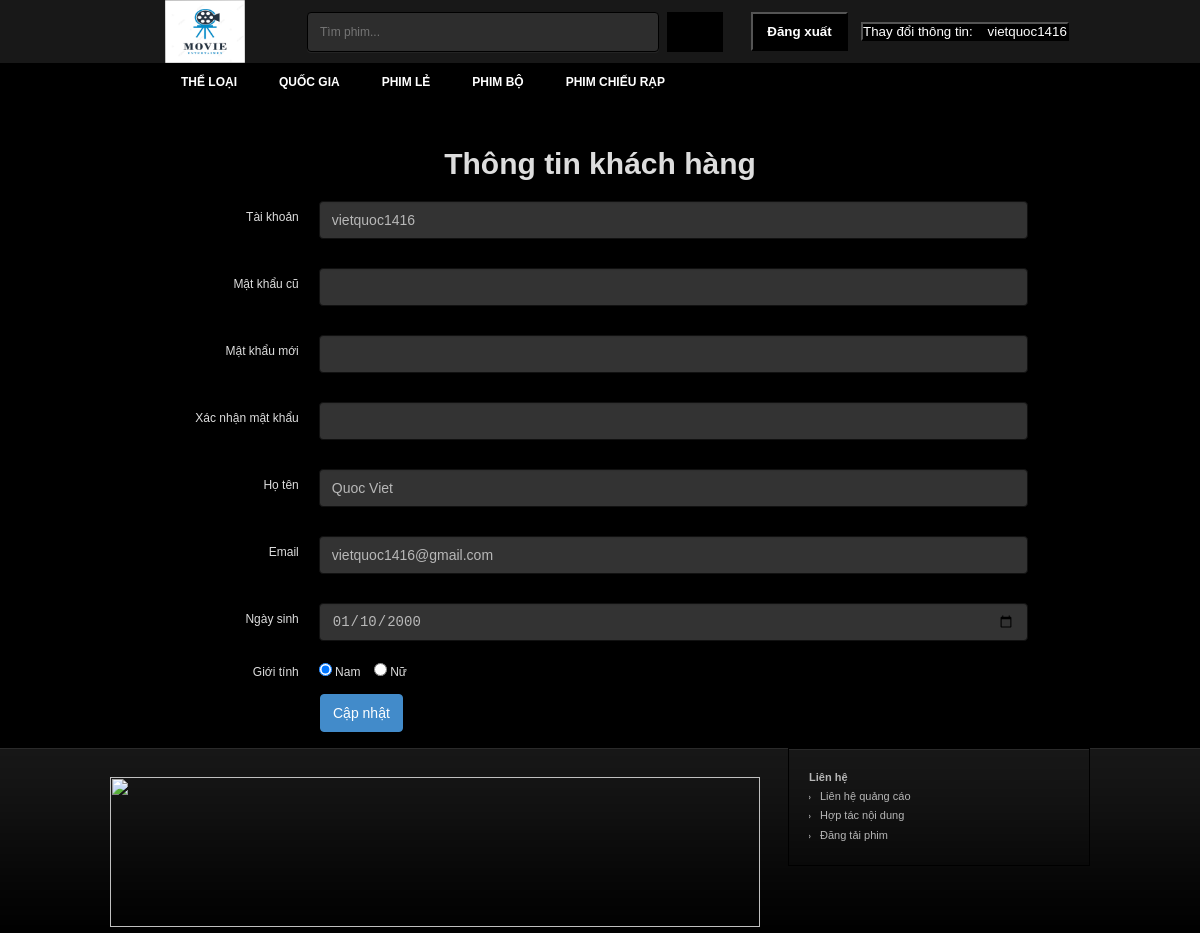
Screenshot of /info_account.php (signed in) with the database file from the repository.
### tables this page shows
CREATE TABLE IF NOT EXISTS `user` (
  `ID` int(5) NOT NULL AUTO_INCREMENT,
  `username` varchar(30) NOT NULL,
  `fullname` varchar(50) NOT NULL,
  `password` varchar(100) NOT NULL,
  `email` varchar(50) NOT NULL,
  `birthday` date NOT NULL,
  `sex` varchar(10) NOT NULL,
  `usertype` int(2) NOT NULL,
  PRIMARY KEY (`ID`),
  KEY `user_ibfk_1` (`usertype`)
);

### info_account.php (the view, shortened to what this page needs)
<?php
  require_once("libs/db.php");
  $username = $_SESSION['username'];
  $query="SELECT * FROM user WHERE username= '$username'";
  $result=mysqli_query($link,$query);
  $info = mysqli_fetch_array($result);
  $received_name  = $info['username'];
  $received_birthday=$info['birthday'];
  $received_sex = $info['sex'];
  $received_fullname = $info['fullname'];
  $received_email = $info['email'];
?>
<!DOCTYPE html>
<html lang="vi" itemscope="itemscope" itemtype="http://schema.org/WebPage">
<head>
    <link href="css/owl.carousel.css" type="text/css" rel="stylesheet">
    <link href="css/style-info_account.css" type="text/css" rel="stylesheet">
    <link href="css/style.min.css" type="text/css" rel="stylesheet">
</head>
<body style="position: relative;">
    <div id="wrapper">
        <?php
        include('header.php');
      ?>
        <div id="body-wrap" class="container">
        </div>
        <h3 style="margin-bottom: 20px; font-size:30px;text-align:center; ">Thông tin khách hàng</h3>
        <div class="form-update">
            <form method="post" id="form-update" name="form-update" class="form-horizontal" action="" role="form">
                <div class="form-group">
                    <label class="col-lg-3 control-label">Tài khoản</label>
                    <div class="col-lg-7">
                        <input type="text" class="form-control" name="username" id="update-username"
                            value="<?php echo htmlentities($received_name); ?>">
                    </div>
                </div>
                <div class="form-group">
                    <label class="col-lg-3 control-label">Mật khẩu cũ</label>
                    <div class="col-lg-7">
                        <input type="password" class="form-control" name="password" id="password" value="">
                    </div>
                </div>
                <div class="form-group">
                    <label class="col-lg-3 control-label">Mật khẩu mới</label>
                    <div class="col-lg-7">
                        <input type="password" class="form-control" name="password1" id="password1" value="">
                    </div>
                </div>
                <div class="form-group">
                    <label class="col-lg-3 control-label">Xác nhận mật khẩu</label>
                    <div class="col-lg-7">
                        <input type="password" class="form-control" name="password2" id="password2" value="">
                    </div>
                </div>
                <div class="form-group">
                    <label class="col-lg-3 control-label">Họ tên</label>
                    <div class="col-lg-7">
                        <input type="text" class="form-control" name="fullname" id="update-fullname"
                            value="<?php echo htmlentities($received_fullname); ?>">
                    </div>
                </div>
                <div class="form-group">
                    <label class="col-lg-3 control-label">Email</label>
                    <div class="col-lg-7"><input type="email" class="form-control" name="email" id="update-email"
                            value="<?php echo htmlentities($received_email); ?>">
                    </div>
                </div>
                <div class="form-group">
                    <label class="col-lg-3 control-label">Ngày sinh</label>
                    <div class="col-lg-7">
                        <input type="date" class="form-control" name="birthday" id="birthday"
                            value="<?php echo htmlentities($received_birthday); ?>">
                    </div>
                </div>
                <div class="form-group">
                    <label class="col-lg-3 control-label">Giới tính</label>
                    <div class="col-lg-7">
                        <label class="checkbox-inline">
                            <input type="radio" name="gender" id="update-gender-male" value="male"
                                <?php echo ($received_sex=='male')?'checked':'' ?>> Nam</label>
                        <label class="checkbox-inline">
                            <input type="radio" name="gender" id="update-gender-female" value="female"
                                <?php echo ($received_sex=='female')?'checked':'' ?>> Nữ
                        </label>
                    </div>
                </div>
                <div class="col-offset-3 col-lg-10">
                    <button type="submit" class="btn btn-primary" id="button_update" name="button_update">Cập
                        nhật</button>
                </div>
            </form>
        </div>
        <?php
      include('footer.php');
      ?>
</body>
</html>

### header.php (shortened to what this page needs)
<div id="header">
    <div class="container">
        <h1 id="logo"><a href="?mod=home" title="Xem Phim"></a></h1>
        <div id="search">
            <form method="post" action="?mod=search">
                <input type="text" autocomplete="off" name="kw" placeholder="Tìm phim..." class="keyword">
                <button type="submit" class="submit"></button>
            </form>
        </div>
        <div id="sign">
            <?php if(empty($_SESSION["username"])){?>
            <div class="login"><a rel="nofollow" id="log">Đăng nhập</a>
                <div class="login-form" id="login-form" style="display: none;">
                    <form method="post" action="login.php">
                        <div>
                            <input type="text" placeholder="Tên đăng nhập" class="input username" name="username">
                        </div>
                        <div>
                            <input type="password" placeholder="Mật khẩu" class="input password" name="password">
                        </div>
                        <div>
                            <label class="remember">
                                <input type="checkbox" checked="checked" class="checkbox" name="remember"> Remember
                            </label>
                            <button type="submit" class="submit" name="btn_login">Đăng nhập</button>
                        </div>
                    </form>
                </div>
            </div>
            <div class="links"><a rel="nofollow" href="register.php">Đăng ký thành viên</a></div>
            <?php } else {?>
            <form method="post" action="">
                <button id="logout" name="log_out">Đăng xuất</button>
                <button style="background-color: black;">
                    <a rel="nofollow" href="info_account.php">Thay đổi thông tin:
                        <span type="text" style="margin-top:10px"> &nbsp&nbsp <?php echo $_SESSION["username"]?>
                    </a>
                </button>
        </div>
        <?php } ?>
    </div>
</div>
</div>
<div id="nav">
    <ul class="container menu">
        <li class="home"><a href="index.php" title=""></a></li>
        <?php
      $sql = 'select * from `nav-menu`';
      $query = mysqli_query($link,$sql);
      while($r=mysqli_fetch_assoc($query)){
    ?>
        <li class=""><a><?php echo $r['name']; ?></a>
        </li>
        <?php
      }
    ?>
    </ul>
</div>
<div id="nav2">
</div>

### info_account.php (style rules this page uses)
.checkbox-inline { padding: 7px 0px 0px !important; }
.form-control { background-color: #333 !important; border: 1px solid #111 !important; color: #b8b8b8 !important; }
.col-lg-3, .col-lg-7, .col-lg-10 { position: relative; min-height: 1px; padding-left: 10px; padding-right: 10px; }
.form-control { -webkit-box-sizing: border-box; -moz-box-sizing: border-box; box-sizing: border-box; }
@media (min-width: 992px) { .col-lg-3, .col-lg-7, .col-lg-10 { float: left; } }
@media (min-width: 992px) { .col-lg-3 { width: 25%; } }
@media (min-width: 992px) { .col-lg-7 { width: 58.333333333333336%; } }
@media (min-width: 992px) { .col-lg-10 { width: 30%; } }
@media (min-width: 992px) { .col-offset-3 { margin-left: 25%; } }
.form-control { display: block; width: 100%; height: 38px; padding: 8px 12px; font-size: 14px; line-height: 1.428571429; color: #555555; vertical-align: middle; background-color: #ffffff; border: 1px solid #cccccc; border-radius: 4px; -webkit-box-shadow: inset 0 1px 1px rgba(0, 0, 0, 0.075); box-shadow: inset 0 1px 1px rgba(0, 0, 0, 0.075); -webkit-transition: border-color ease-in-out 0.15s, box-shadow ease-in-out 0.15s; transition: border-color ease-in-out 0.15s, box-shadow ease-in-out 0.15s; }
.form-group { margin-bottom: 15px; }
.radio-inline, .checkbox-inline { display: inline-block; padding-left: 20px; margin-bottom: 0; font-weight: normal; vertical-align: middle; cursor: pointer; }
.radio-inline+.radio-inline, .checkbox-inline+.checkbox-inline { margin-top: 0; margin-left: 10px; }
.btn { display: inline-block; padding: 8px 12px; margin-bottom: 0; font-size: 14px; font-weight: 500; line-height: 1.428571429; text-align: center; white-space: nowrap; vertical-align: middle; cursor: pointer; border: 1px solid transparent; border-radius: 4px; margin-left: 10px; }
.btn-primary { color: #ffffff; background-color: #428bca; border-color: #428bca; }
.form-horizontal .control-label { padding-top: 9px; }
.form-horizontal .form-group:before, .form-horizontal .form-group:after { display: table; content: " "; }
.form-horizontal .form-group:after { clear: both; }
@media (min-width: 768px) { .form-horizontal .form-group { margin-left: -15px; } }
@media (min-width: 768px) { .form-horizontal .control-label { text-align: right; } }

### header.php (style rules this page uses)
#logout { background-position: 0 -41px; background-repeat: no-repeat; cursor: pointer; display: inline-block; font-weight: 700; height: 39px; line-height: 30px; text-align: center; width: 97px; background: black; color: #fff; margin-right: 10px; }

### rows the page displays
nav-menu: name "THỂ LOẠI"
nav-menu: name "QUỐC GIA"
nav-menu: name "PHIM LẺ"
nav-menu: name "PHIM BỘ"
nav-menu: name "PHIM CHIẾU RẠP"
user: username "vietquoc1416", fullname "Quoc Viet", email "vietquoc1416@gmail.com", birthday "01/10/2000", sex "☑ Nam", sex "☐ Nữ"

### other values shown
$_SESSION["username"] "vietquoc1416"
